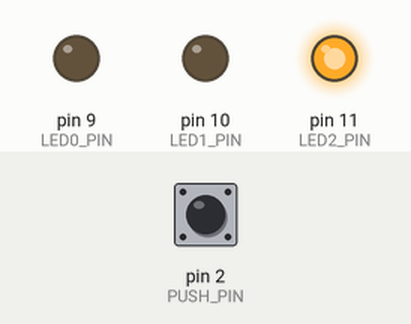
Simulated run of this sketch. Board: Arduino Uno, built with avr-gcc and run on an emulated ATmega328P. Shown: output pins drawn as LEDs (lit = HIGH). Dashed ring = blinking. The test bench sets the inputs (shaded band); at power-on: pin 2 (PUSH_PIN) HIGH.

Above: at 1.2 s.
1.3 s: pin 2 (PUSH_PIN) pulled LOW for 0.15 s
At 4.2 s:
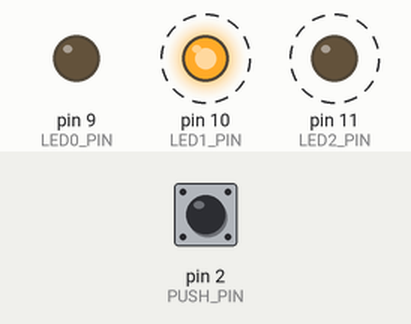
4.3 s: pin 2 (PUSH_PIN) pulled LOW for 0.15 s
At 4.95 s:
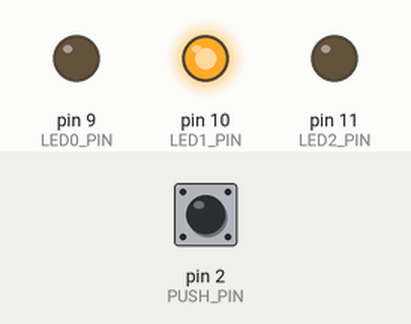
7.4 s: pin 2 (PUSH_PIN) pulled LOW for 3.2 s
At 7.8 s:
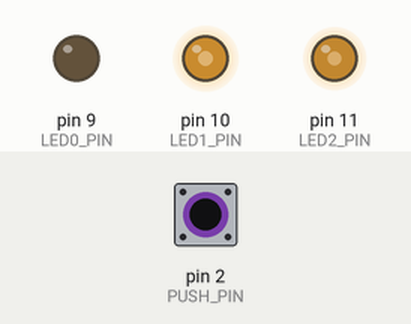
Timing chart, 0 to 18.1 s (numbered marks = the images above; inputs shaded):
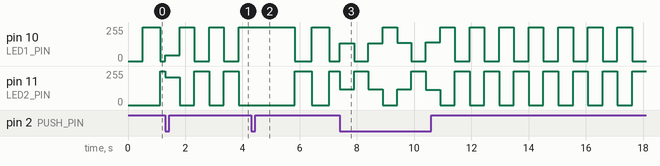

The sketch:

blink_vs_fade_1b.ino
```cpp
/*
 * originsl sketch by Nicu FLORICA (niq_ro)
 * blink (flash) vs. fade leds
 * v.1 - initial, 27.08.2022. Craiova, Romania, Europe
 * v.1.a - added push button to chenge mode (blink or fade)
 * v.1.b - changed the value for times
 */

#define LED1_PIN       10
#define LED2_PIN       11
#define LED0_PIN       9
#define PUSH_PIN       2

byte blink_enabled = 2;   //
byte led1 = 0;            //
byte led2 = 0;            //

unsigned long time_to_blink;
unsigned long time_to_close_gate = millis();  //set intial millis times
unsigned long time_to_fade;
unsigned long time_to_stop = 90;  // 200;
unsigned long blink_speed; // [ms] smaller number is faster blinking
unsigned long fade_delay = 5; //2; // [ms] smaller number is faster fade

int brightness = 0;    // how bright the LED is
int fadeAmount = 3;   // 1; rr // how many points to fade the LED by

void setup() {
  pinMode(LED1_PIN,   OUTPUT);
  pinMode(LED2_PIN,   OUTPUT);
  pinMode(LED0_PIN,   OUTPUT);

  pinMode(PUSH_PIN,   INPUT);
  digitalWrite(PUSH_PIN, HIGH);  // pull-up the internal resistor

blink_speed = fade_delay*255/fadeAmount + time_to_stop;
}

void loop() {
  // put your main code here, to run repeatedly:

if (digitalRead(PUSH_PIN) ==LOW)
{
  blink_enabled = blink_enabled + 1;
  if (blink_enabled > 2) blink_enabled = 1;
  delay(500);
}


if(blink_enabled == 1)
  {
  blinkLights();
  }
if(blink_enabled == 2)
  {
  fadeLights();
  }
if(blink_enabled == 0)
  noLights();

delay(1);  // small pause

}  // end main loop

void blinkLights()
{
    if(millis() > time_to_blink)
    {
      time_to_blink = millis() + blink_speed;
      led1 = !led1;
      led2 = !led1;

      digitalWrite(LED1_PIN, led1);
      digitalWrite(LED2_PIN, led2);
    //  digitalWrite(LED0_PIN, (led1+led2)%2);
      }
}

void noLights()
{
      digitalWrite(LED1_PIN, LOW);
      digitalWrite(LED2_PIN, LOW);
      digitalWrite(LED0_PIN, LOW);
}

void fadeLights()
{
  analogWrite(LED1_PIN, brightness);
  analogWrite(LED2_PIN, 255-brightness);

if(millis() > time_to_fade)
  {
  time_to_fade = millis() + fade_delay;
  brightness = brightness + fadeAmount; // change the brightness for next time through the loop:

  // reverse the direction of the fading at the ends of the fade:
  if (brightness <= 0)
  {
    brightness = 0;
    fadeAmount = -fadeAmount;
    time_to_fade = time_to_fade + time_to_stop;
  }
  if (brightness >= 255)
  {
    brightness = 255;
    fadeAmount = -fadeAmount;
    time_to_fade = time_to_fade + time_to_stop;
  }
  }
}
```
